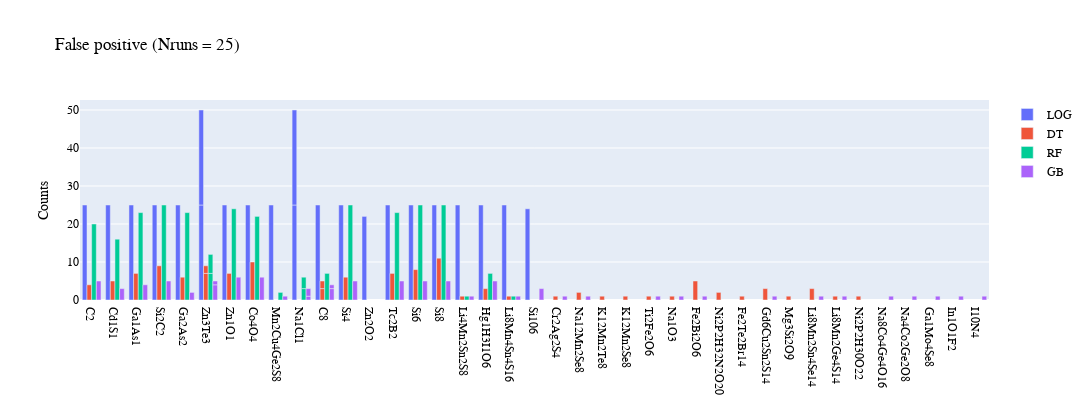
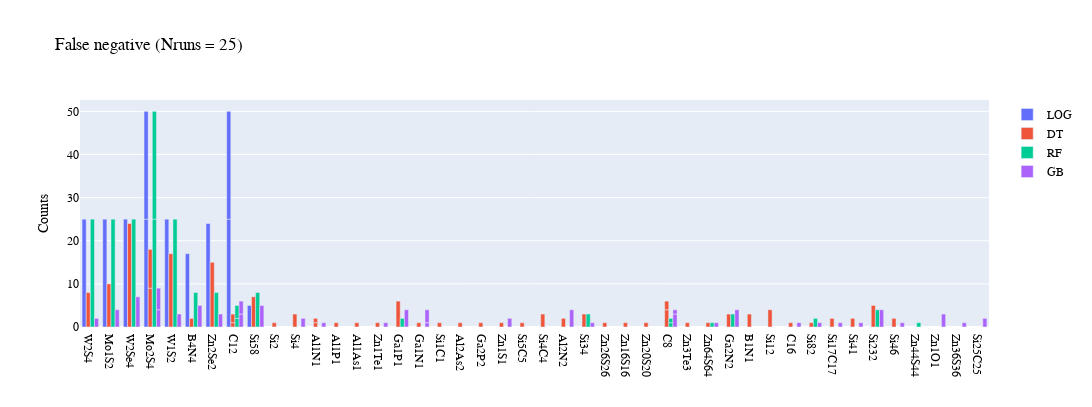

The notebook cell saved with these charts, in order:
### Code cell
visualize.plot_confusion_metrics(SupervisedModels, prettyNames, trainingData,
                                 k = numberSplits,
                                 n = numberRuns, 
                       prettyNames = prettyNames,
                             numPC = numberOfPrincipalComponents,
                          approach = InsertApproach)

### Figure 1 — Plotly figure (JSON) as saved in the notebook; plotly's stock layout.template omitted (floating-point values rounded to 4 significant figures)
{"data": [{"name": "LOG ", "type": "bar", "x": ["C2", "Cd1S1", "Ga1As1", "Si2C2", "Ga2As2", "Zn3Te3", "Zn1O1", "Co4O4", "Mn2Cu4Ge2S8", "Na1Cl1", "Na1Cl1", "C8", "Si4", "Zn2O2", "Tc2B2", "Zn3Te3", "Si6", "Si8", "Li4Mn2Sn2S8", "Hg1H3I1O6", "Li8Mn4Sn4S16", "Si106"], "y": [25, 25, 25, 25, 25, 25, 25, 25, 25, 25, 25, 25, 25, 22, 25, 25, 25, 25, 25, 25, 25, 24]}, {"name": "DT ", "type": "bar", "x": ["C2", "Cd1S1", "Ga1As1", "Cr2Ag2S4", "Si2C2", "Ga2As2", "Zn3Te3", "Zn1O1", "Na12Mn2Se8", "K12Mn2Te8", "K12Mn2Se8", "Co4O4", "Ti2Fe2O6", "Na1O3", "Fe2Bi2O6", "Ni2P2H32N2O20", "Fe2Te2Br14", "Gd6Cu2Sn2S14", "C8", "C8", "Si4", "Tc2B2", "Zn3Te3", "Si6", "Si8", "Mg3Si2O9", "Li4Mn2Sn2S8", "Hg1H3I1O6", "Li8Mn2Sn4Se14", "Li8Mn2Ge4S14", "Li8Mn4Sn4S16", "Ni2P2H30O22"], "y": [4, 5, 7, 1, 9, 6, 7, 7, 2, 1, 1, 10, 1, 1, 5, 2, 1, 3, 3, 2, 6, 7, 2, 8, 11, 1, 1, 3, 3, 1, 1, 1]}, {"name": "RF ", "type": "bar", "x": ["C2", "Cd1S1", "Ga1As1", "Si2C2", "Ga2As2", "Zn3Te3", "Zn1O1", "Co4O4", "Mn2Cu4Ge2S8", "Na1Cl1", "Na1Cl1", "C8", "Si4", "Tc2B2", "Zn3Te3", "Si6", "Si8", "Li4Mn2Sn2S8", "Hg1H3I1O6", "Li8Mn4Sn4S16"], "y": [20, 16, 23, 25, 23, 7, 24, 22, 2, 3, 3, 7, 25, 23, 5, 25, 25, 1, 7, 1]}, {"name": "GB ", "type": "bar", "x": ["C2", "Cd1S1", "Ga1As1", "Cr2Ag2S4", "Si2C2", "Ga2As2", "Zn3Te3", "Zn1O1", "Na12Mn2Se8", "Co4O4", "Ti2Fe2O6", "Na8Co4Ge4O16", "Mn2Cu4Ge2S8", "Na1O3", "Na1Cl1", "Na1Cl1", "Fe2Bi2O6", "Na4Co2Ge2O8", "Gd6Cu2Sn2S14", "Ga1Mo4Se8", "C8", "C8", "Si4", "In1O1F2", "Tc2B2", "Zn3Te3", "Si6", "Si8", "I10N4", "Li4Mn2Sn2S8", "Hg1H3I1O6", "Li8Mn2Sn4Se14", "Li8Mn2Ge4S14", "Li8Mn4Sn4S16", "Si106"], "y": [5, 3, 4, 1, 5, 2, 4, 6, 1, 6, 1, 1, 1, 1, 1, 2, 1, 1, 1, 1, 3, 1, 5, 1, 5, 1, 5, 5, 1, 1, 5, 1, 1, 1, 3]}], "layout": {"autosize": false, "barmode": "group", "font": {"color": "Black", "family": "Palatino", "size": 12}, "height": 407.3, "title": {"text": "False positive (Nruns = 25)"}, "width": 2193.0, "yaxis": {"title": {"text": "Counts"}}}}

### Figure 2 — Plotly figure (JSON) as saved in the notebook; plotly's stock layout.template omitted (floating-point values rounded to 4 significant figures)
{"data": [{"name": "LOG ", "type": "bar", "x": ["W2S4", "Mo1S2", "W2Se4", "Mo2S4", "W1S2", "B4N4", "Zn2Se2", "Mo2S4", "C12", "C12", "Si58"], "y": [25, 25, 25, 25, 25, 17, 24, 25, 25, 25, 5]}, {"name": "DT ", "type": "bar", "x": ["Si2", "Si4", "W2S4", "Al1N1", "Mo1S2", "Al1P1", "Al1N1", "W2Se4", "Al1As1", "Zn1Te1", "Ga1P1", "Mo2S4", "Ga1N1", "Si1C1", "Al2As2", "Ga2P2", "W1S2", "Zn1S1", "Si5C5", "Si4C4", "Al2N2", "Si34", "Zn26S26", "Zn16S16", "Zn20S20", "B4N4", "Zn2Se2", "C8", "Zn3Te3", "Zn64S64", "Ga2N2", "Mo2S4", "B1N1", "C8", "Si12", "C12", "C12", "C16", "Si82", "Si17C17", "Si41", "Si232", "Si58", "Si46"], "y": [1, 3, 8, 1, 10, 1, 1, 24, 1, 1, 6, 9, 1, 1, 1, 1, 17, 1, 1, 3, 2, 3, 1, 1, 1, 2, 15, 4, 1, 1, 3, 9, 3, 2, 4, 1, 2, 1, 1, 2, 2, 5, 7, 2]}, {"name": "RF ", "type": "bar", "x": ["W2S4", "Mo1S2", "W2Se4", "Ga1P1", "Mo2S4", "W1S2", "Si34", "B4N4", "Zn2Se2", "C8", "Zn64S64", "Zn44S44", "Ga2N2", "Mo2S4", "C8", "C12", "C12", "Si82", "Si232", "Si58"], "y": [25, 25, 25, 2, 25, 25, 3, 8, 8, 1, 1, 1, 3, 25, 1, 2, 3, 2, 4, 8]}, {"name": "GB ", "type": "bar", "x": ["Si4", "W2S4", "Ga1N1", "Al1N1", "Mo1S2", "W2Se4", "Zn1Te1", "Zn1O1", "Ga1P1", "Mo2S4", "Ga1N1", "W1S2", "Zn1S1", "Al2N2", "Si34", "B4N4", "Zn2Se2", "C8", "Zn36S36", "Zn64S64", "Ga2N2", "Mo2S4", "C8", "C12", "C12", "C16", "Si82", "Si17C17", "Si41", "Si25C25", "Si232", "Si58", "Si46"], "y": [2, 2, 1, 1, 4, 7, 1, 3, 4, 4, 3, 3, 2, 4, 1, 5, 3, 3, 1, 1, 4, 5, 1, 3, 3, 1, 1, 1, 1, 2, 4, 5, 1]}], "layout": {"autosize": false, "barmode": "group", "font": {"color": "Black", "family": "Palatino", "size": 12}, "height": 407.3, "title": {"text": "False negative (Nruns = 25)"}, "width": 1096.0, "yaxis": {"title": {"text": "Counts"}}}}
